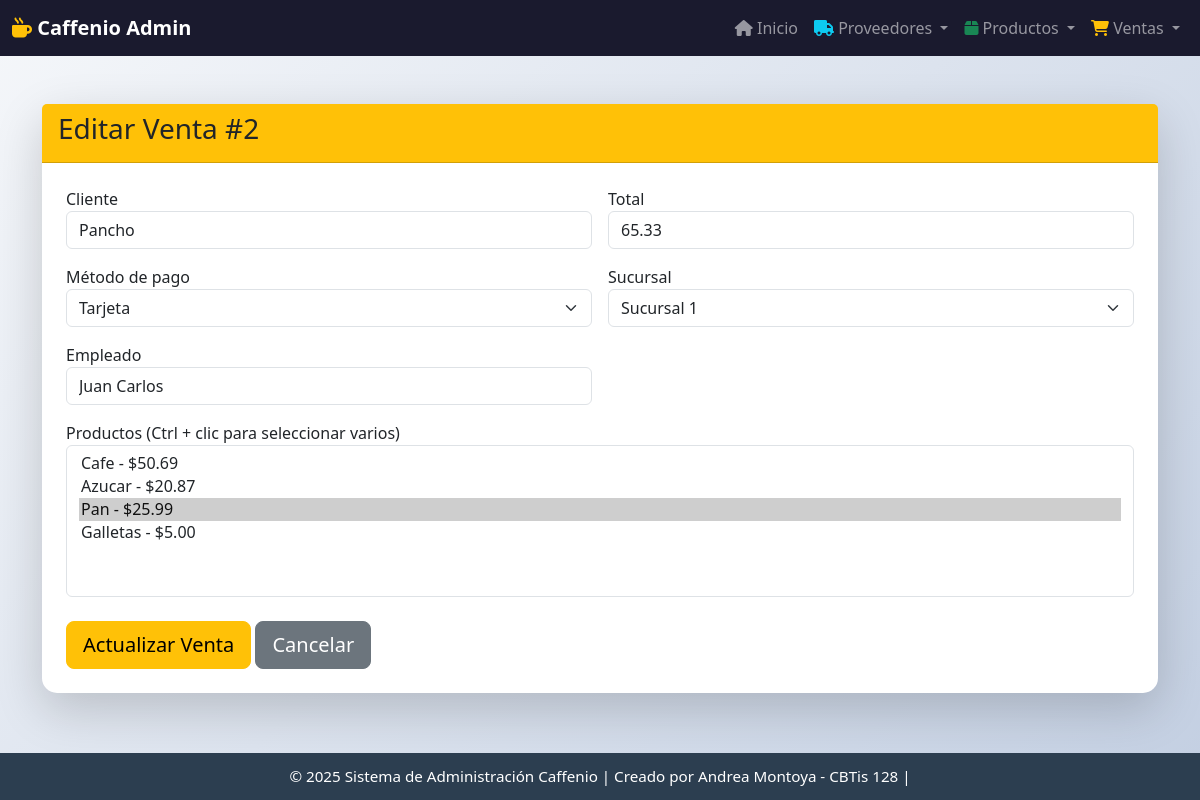
The page /venta/actualizar/2/ on the database its author committed.
### app_Caffenio/models.py (models this page shows, shortened)
class Venta(models.Model):
    fecha = models.DateTimeField(auto_now_add=True)
    cliente = models.CharField(max_length=100)
    total = models.DecimalField(max_digits=10, decimal_places=2)
    metodo_pago = models.CharField(
        max_length=50,
        choices=[
            ('efectivo', 'Efectivo'),
            ('tarjeta', 'Tarjeta'),
            ('transferencia', 'Transferencia')
        ]
    )
    sucursal = models.CharField(
        max_length=50,
        choices=[
            ('Sucursal 1', 'Sucursal 1'),
            ('Sucursal 2', 'Sucural 2')
        ]
    )
    empleado = models.CharField(max_length=100)
    productos = models.ManyToManyField(
        Producto,
        related_name='ventas'
    )

class Producto(models.Model):
    nombre = models.CharField(max_length=100)
    descripcion = models.TextField()
    precio = models.DecimalField(max_digits=10, decimal_places=2)
    stock = models.IntegerField()
    categoria = models.CharField(
        max_length=50,
        choices=[
            ('bebidas', 'Bebidas'),
            ('alimentos', 'Alimentos'),
            ('complementos', 'Complementos'),
            ('otro', 'Otro')
        ]
    )
    proveedor = models.ForeignKey(
        Proveedor,
        on_delete=models.CASCADE,
        related_name='productos'
    )
    sucursal = models.CharField(
        max_length=50,
        choices=[
            ('Sucursal 1', 'Sucursal 1'),
            ('Sucursal 2', 'Sucursal 2')
        ]
    )

### app_Caffenio/views.py (the view)
# urls.py: path('venta/actualizar/<int:id>/', views.actualizar_venta, name='actualizar_venta'),
def actualizar_venta(request, id):
    venta = get_object_or_404(Venta, id=id)
    productos = Producto.objects.all()
    return render(request, 'venta/actualizar_venta.html', {
        'venta': venta,
        'productos': productos
    })

### app_Caffenio/templates/venta/actualizar_venta.html (shortened to what this page needs)
{% extends 'base.html' %}
{% block content %}
<div class="card shadow-lg mt-4">
    <div class="card-header bg-warning text-dark">
        <h3>Editar Venta #{{ venta.id }}</h3>
    </div>
    <div class="card-body p-4">
        <form method="post" action="{% url 'realizar_actualizacion_venta' venta.id %}">
            <div class="row g-3">
                <div class="col-md-6">
                    <label>Cliente</label>
                    <input type="text" name="cliente" class="form-control" value="{{ venta.cliente }}" required>
                </div>
                <div class="col-md-6">
                    <label>Total</label>
                    <input type="number" step="0.01" name="total" class="form-control" value="{{ venta.total }}" required>
                </div>
                <div class="col-md-6">
                    <label>Método de pago</label>
                    <select name="metodo_pago" class="form-select">
                        <option value="tarjeta" {% if venta.metodo_pago == 'tarjeta' %}selected{% endif %}>Tarjeta</option>
                    </select>
                </div>
                <div class="col-md-6">
                    <label>Sucursal</label>
                    <select name="sucursal" class="form-select">
                        <option value="Sucursal 1" {% if venta.sucursal == 'Sucursal 1' %}selected{% endif %}>Sucursal 1</option>
                    </select>
                </div>
                <div class="col-md-6">
                    <label>Empleado</label>
                    <input type="text" name="empleado" class="form-control" value="{{ venta.empleado }}" required>
                </div>
                <div class="col-12">
                    <label>Productos (Ctrl + clic para seleccionar varios)</label>
                    <select name="productos" multiple class="form-select" size="6">
                        {% for prod in productos %}
                        <option value="{{ prod.id }}"
                            {% if prod in venta.productos.all %}selected{% endif %}>
                            {{ prod.nombre }} - ${{ prod.precio }}
                        </option>
                        {% endfor %}
                    </select>
                </div>
            </div>
            <div class="mt-4">
                <button type="submit" class="btn btn-warning btn-lg">Actualizar Venta</button>
                <a href="{% url 'ver_ventas' %}" class="btn btn-secondary btn-lg">Cancelar</a>
            </div>
        </form>
    </div>
</div>
{% endblock %}

### app_Caffenio/templates/base.html (style rules this page uses)
body { background: linear-gradient(135deg, #f5f7fa 0%, #c3cfe2 100%); min-height: 100vh; padding-top: 80px; padding-bottom: 80px; }
.card { border-radius: 15px; border: none; }

### rows shown on the page
Venta: id "2", cliente "Pancho", total "65.33", metodo_pago "Tarjeta", sucursal "Sucursal 1", empleado "Juan Carlos", productos "Cafe - $50.69 / Azucar - $20.87 / Pan - $25.99 ☑ / Galletas - $5.00"
